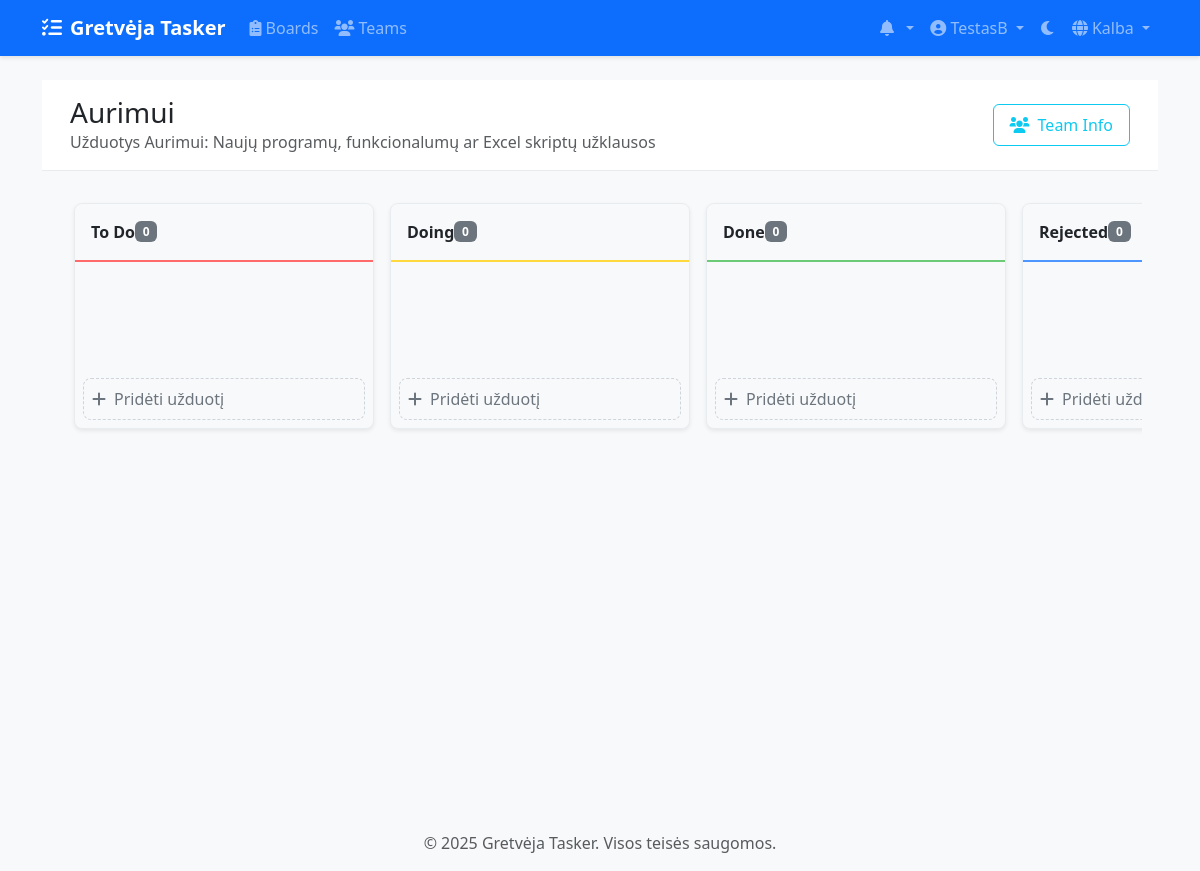
Page /lt/boards/2/ (signed in) on the earlier database version.
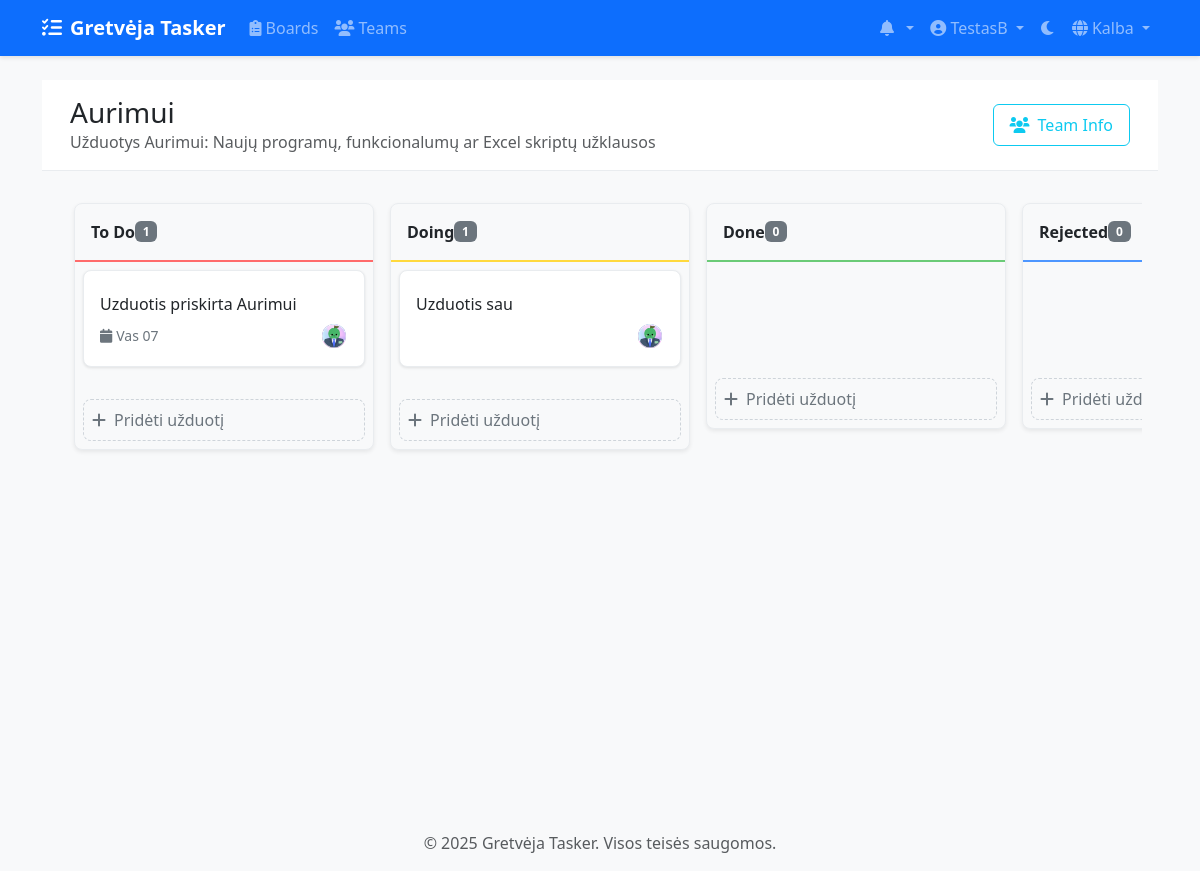
Same page on the later database version.
### accounts/models.py (models this page shows, shortened)
class CustomUser(AbstractUser):
    email = models.EmailField(_('email address'), unique=True)
    avatar = models.ImageField(upload_to='avatars/', null=True, blank=True)
    bio = models.TextField(max_length=500, blank=True)
    theme_preference = models.CharField(
        max_length=10,
        choices=[('light', 'Light'), ('dark', 'Dark')],
        default='light'
    )
    notification_preferences = models.JSONField(
        default=dict,
        help_text=_('User notification preferences')
    )
    class Meta:
        verbose_name = _('user')
        verbose_name_plural = _('users')

### boards/models.py (models this page shows, shortened)
class Board(models.Model):
    title = models.CharField(max_length=200)
    description = models.TextField(blank=True)
    created_at = models.DateTimeField(auto_now_add=True)
    updated_at = models.DateTimeField(auto_now=True)
    owner = models.ForeignKey(
        settings.AUTH_USER_MODEL,
        on_delete=models.CASCADE,
        related_name='owned_boards'
    )
    team = models.ForeignKey(
        Team,
        on_delete=models.CASCADE,
        related_name='boards',
        null=True,
        blank=True
    )

class Column(models.Model):
    COLUMN_TYPES = [
        ('todo', 'Padaryti'),
        ('doing', 'Daroma'),
        ('done', 'Atlikta'),
        ('rejected', 'Atmesta'),
    ]
    board = models.ForeignKey(Board, on_delete=models.CASCADE, related_name='columns')
    title = models.CharField(max_length=100)
    type = models.CharField(max_length=20, choices=COLUMN_TYPES)
    position = models.PositiveIntegerField()
    color = ColorField(default='#FF0000')
    class Meta:
        ordering = ['position']

class Task(models.Model):
    PRIORITY_CHOICES = [
        ('low', 'Low'),
        ('medium', 'Medium'),
        ('high', 'High'),
    ]
    title = models.CharField(max_length=200)
    description = models.TextField(blank=True)
    column = models.ForeignKey(Column, on_delete=models.CASCADE, related_name='tasks')
    created_by = models.ForeignKey(
        settings.AUTH_USER_MODEL,
        on_delete=models.CASCADE,
        related_name='created_tasks'
    )
    assigned_to = models.ForeignKey(
        settings.AUTH_USER_MODEL,
        on_delete=models.SET_NULL,
        null=True,
        blank=True,
        related_name='assigned_tasks'
    )
    created_at = models.DateTimeField(auto_now_add=True)
    updated_at = models.DateTimeField(auto_now=True)
    due_date = models.DateTimeField(null=True, blank=True)
    priority = models.CharField(
        max_length=10,
        choices=PRIORITY_CHOICES,
        default='medium'
    )
    position = models.PositiveIntegerField()
    labels = models.ManyToManyField('Label', blank=True)
    class Meta:
        ordering = ['position']

### boards/views/board_views.py (the view)
# urls.py: path('<int:board_id>/', views.board_detail, name='board_detail'),
@login_required
def board_detail(request, board_id):
    board = get_object_or_404(Board, id=board_id)
    if not can_view_board(request.user, board):
        messages.error(request, "You don't have access to this board.")
        return redirect('boards:board_list')
    stats = BoardService.get_board_stats(board)
    users = BoardService.get_board_members(board)
    is_team_admin = False
    pending_invitations = None
    if board.team:
        is_team_admin = board.team.teammembership_set.filter(
            user=request.user,
            role='admin'
        ).exists()
        if is_team_admin:
            pending_invitations = board.team.invitations.filter(status='pending')
    return render(request, 'boards/board_detail.html', {
        'board': board,
        'progress': stats['progress'],
        'users': users,
        'is_admin': is_team_admin,
        'pending_invitations': pending_invitations,
        'is_team_member': board.team and request.user in board.team.members.all()
    })

### boards/permissions.py (called while the page is built)
def can_view_board(user, board):
    return (board.owner == user or
            (board.team and user in board.team.members.all()))

### boards/services/board_service.py (called while the page is built)
    @staticmethod
    def get_board_stats(board):
        total_tasks = board.columns.aggregate(
            total=Count('tasks')
        )['total']
        completed_tasks = board.columns.filter(
            type='done'
        ).aggregate(
            done=Count('tasks')
        )['done']
        progress = int((completed_tasks / total_tasks * 100) if total_tasks > 0 else 0)
        return {
            'total_tasks': total_tasks,
            'completed_tasks': completed_tasks,
            'progress': progress
        }

    @staticmethod
    def get_board_members(board):
        if board.team:
            return board.team.members.filter(is_active=True)
        return board.owner._meta.model.objects.filter(
            id__in=[board.owner.id]
        )

### templates/boards/board_detail.html (shortened to what this page needs)
{% extends 'base.html' %}
{% load static %}
{% load i18n %}
{% block content %}
<div class="board-header">
    <div class="container-fluid">
        <div class="row align-items-center">
            <div class="col">
                <h1 class="h3 mb-0">{{ board.title }}</h1>
                {% if board.description %}
                    <p class="text-muted mb-0">{{ board.description }}</p>
                {% endif %}
            </div>
            <div class="col-auto">
                <div class="btn-group">
                    {% if board.team %}
                        {% if is_team_member %}
                            <button type="button" class="btn btn-outline-info" data-bs-toggle="modal" data-bs-target="#teamInfoModal">
                                <i class="fas fa-users me-2"></i>{% trans "Team Info" %}
                            </button>
                        {% endif %}
                    {% endif %}
                </div>
            </div>
        </div>
    </div>
</div>
<div class="kanban-container">
    <div class="column-container">
        {% for column in board.columns.all %}
            <div class="kanban-column">
                <div class="column-header {{ column.type }}" data-column-id="{{ column.id }}">
                    <div class="d-flex justify-content-between align-items-center">
                        <span>{{ column.title }}</span>
                        <span class="badge bg-secondary">{{ column.tasks.count }}</span>
                    </div>
                </div>
                <div class="task-list" data-column-id="{{ column.id }}">
                    {% for task in column.tasks.all %}
                        <div class="task" id="task-{{ task.id }}" draggable="true" data-task-id="{{ task.id }}">
                            <h6 class="mb-2">
                                <a href="{% url 'boards:task_detail' task_id=task.id %}" class="text-decoration-none text-reset">
                                    {{ task.title }}
                                </a>
                            </h6>
                            <div class="task-meta">
                                {% if task.due_date %}
                                    <span><i class="fas fa-calendar"></i>{{ task.due_date|date:"M d" }}</span>
                                {% endif %}
                                {% if task.assigned_to %}
                                    <div class="member-avatar ms-auto" title="{{ task.assigned_to.get_full_name|default:task.assigned_to.username }}">
                                        {% if task.assigned_to.avatar %}
                                            <img src="{{ task.assigned_to.avatar.url }}" alt="{{ task.assigned_to.username }}" class="img-fluid">
                                        {% else %}
                                            <div class="w-100 h-100 d-flex align-items-center justify-content-center bg-primary text-white">
                                                {{ task.assigned_to.username|make_list|first|upper }}
                                            </div>
                                        {% endif %}
                                    </div>
                                {% endif %}
                            </div>
                        </div>
                    {% endfor %}
                </div>
                <div class="p-2">
                    <button type="button" class="add-task-btn" data-bs-toggle="modal" data-bs-target="#createTaskModal" data-column-id="{{ column.id }}">
                        <i class="fas fa-plus me-2"></i>{% trans "Add Task" %}
                    </button>
                </div>
            </div>
        {% endfor %}
    </div>
</div>
{% endblock %}

### templates/base.html (shortened to what this page needs)
{% load static %}
{% load compress %}
{% load i18n %}
<!DOCTYPE html>
<html lang="{{ LANGUAGE_CODE }}" data-bs-theme="light">
<head>
    <link href="https://cdn.jsdelivr.net/npm/bootstrap@5.3.2/dist/css/bootstrap.min.css" rel="stylesheet">
    <link href="https://cdnjs.cloudflare.com/ajax/libs/font-awesome/6.0.0/css/all.min.css" rel="stylesheet">
    <link href="https://cdn.jsdelivr.net/npm/select2@4.1.0-rc.0/dist/css/select2.min.css" rel="stylesheet">
    <link href="https://cdn.jsdelivr.net/npm/select2-bootstrap-5-theme@1.3.0/dist/select2-bootstrap-5-theme.min.css" rel="stylesheet">
    {% compress css %}
    <link href="{% static 'css/style.css' %}" rel="stylesheet">
    {% endcompress %}
</head>
<body>
    <nav class="navbar navbar-expand-lg navbar-dark bg-primary">
        <div class="container">
            <a class="navbar-brand" href="{% url 'home' %}">
                <i class="fas fa-tasks me-2"></i>Gretvėja Tasker
            </a>
            <div class="collapse navbar-collapse" id="navbarNav">
                <ul class="navbar-nav me-auto">
                    {% if user.is_authenticated %}
                        <li class="nav-item">
                            <a class="nav-link" href="{% url 'boards:board_list' %}">
                                <i class="fas fa-clipboard-list me-1"></i>Boards
                            </a>
                        </li>
                        <li class="nav-item">
                            <a class="nav-link" href="{% url 'teams:team_list' %}">
                                <i class="fas fa-users me-1"></i>Teams
                            </a>
                        </li>
                    {% endif %}
                </ul>
                <ul class="navbar-nav">
                    {% if user.is_authenticated %}
                        <li class="nav-item dropdown">
                            <a class="nav-link dropdown-toggle" href="#" id="notificationsDropdown" role="button" data-bs-toggle="dropdown">
                                <i class="fas fa-bell me-1"></i>
                            </a>
                        </li>
                        <li class="nav-item dropdown">
                            <a class="nav-link dropdown-toggle" href="#" id="userDropdown" role="button" data-bs-toggle="dropdown">
                                {% if user.avatar %}
                                    <img src="{{ user.avatar.url }}" alt="Avatar" class="rounded-circle" width="24" height="24">
                                {% else %}
                                    <i class="fas fa-user-circle"></i>
                                {% endif %}
                                {{ user.username }}
                            </a>
                        </li>
                    {% endif %}
                    <li class="nav-item">
                        <button class="btn nav-link" id="theme-toggle">
                            <i class="fas fa-moon"></i>
                        </button>
                    </li>
                    <li class="nav-item dropdown">
                        <a class="nav-link dropdown-toggle" href="#" id="languageDropdown" role="button" data-bs-toggle="dropdown">
                            <i class="fas fa-globe me-1"></i>{% trans "Language" %}
                        </a>
                                {% get_current_language as CURRENT_LANGUAGE %}
                                {% get_available_languages as LANGUAGES %}
                    </li>
                </ul>
            </div>
        </div>
    </nav>
    <main class="container my-4">
        {% block content %}{% endblock %}
    </main>
    <footer class="footer mt-auto py-3 bg-light">
        <div class="container text-center">
            <span class="text-muted">© {% now "Y" %} Gretvėja Tasker. {% trans "All rights reserved." %}</span>
        </div>
    </footer>
</body>
</html>

### static/css/style.css (style rules this page uses)
:root { --primary-color: #0d6efd; --secondary-color: #6c757d; --success-color: #198754; --info-color: #0dcaf0; --warning-color: #ffc107; --danger-color: #dc3545; --light-color: #f8f9fa; --dark-color: #212529; --todo-color: #ff6b6b; --doing-color: #ffd93d; --done-color: #6bcb77; --rejected-color: #4d96ff; }
body { min-height: 100vh; display: flex; flex-direction: column; background-color: var(--bs-gray-100); }
main { flex: 1; }
.navbar { box-shadow: 0 2px 4px rgba(0,0,0,0.1); }
.navbar-brand { font-weight: bold; }
.kanban-column { min-width: 300px; background: var(--bs-white); border-radius: 0.5rem; box-shadow: 0 0.125rem 0.25rem rgba(0,0,0,0.075); display: flex; flex-direction: column; }
.column-header { padding: 1rem; font-weight: 600; border-bottom: 2px solid; display: flex; justify-content: space-between; align-items: center; }
.task-list { flex: 1; min-height: 100px; padding: 1rem; overflow-y: auto; }
.btn { border-radius: 0.375rem; padding: 0.5rem 1rem; font-weight: 500; transition: all 0.2s ease; }
.member-avatar { width: 32px; height: 32px; border-radius: 50%; margin-left: -8px; border: 2px solid var(--bs-white); overflow: hidden; transition: transform 0.2s ease; }
.add-task-btn { width: 100%; padding: 0.75rem; text-align: left; color: var(--bs-gray-600); background: transparent; border: 2px dashed var(--bs-gray-300); border-radius: 0.5rem; transition: all 0.2s ease; }
.column-header.todo { border-color: var(--todo-color); }
.column-header.doing { border-color: var(--doing-color); }
.column-header.done { border-color: var(--done-color); }
.column-header.rejected { border-color: var(--rejected-color); }

### templates/boards/board_detail.html (style rules this page uses)
.kanban-container { min-height: calc(100vh - 180px); padding: 1rem; background: var(--bs-gray-100); }
.board-header { padding: 1rem; background: var(--bs-white); border-bottom: 1px solid var(--bs-gray-200); }
.column-container { display: flex; gap: 1rem; overflow-x: auto; padding: 1rem; align-items: flex-start; }
.kanban-column { flex: 0 0 300px; background: var(--bs-gray-100); border-radius: 0.5rem; border: 1px solid var(--bs-gray-200); }
.column-header { padding: 1rem; border-bottom: 2px solid; font-weight: 600; }
.task-list { min-height: 100px; padding: 0.5rem; transition: background-color 0.2s ease; }
.task { background: var(--bs-white); border-radius: 0.5rem; padding: 1rem; margin-bottom: 0.5rem; box-shadow: 0 1px 3px rgba(0,0,0,0.1); cursor: grab; border: 1px solid var(--bs-gray-200); transition: transform 0.2s ease, box-shadow 0.2s ease; }
.member-avatar { width: 28px; height: 28px; border-radius: 50%; margin-left: -0.5rem; border: 2px solid var(--bs-white); background: var(--bs-gray-200); overflow: hidden; }
.task-meta { display: flex; align-items: center; gap: 1rem; margin-top: 0.5rem; color: var(--bs-gray-600); font-size: 0.875rem; }
.task-meta i { margin-right: 0.25rem; }
.add-task-btn { width: 100%; padding: 0.5rem; text-align: left; color: var(--bs-gray-600); background: transparent; border: 1px dashed var(--bs-gray-400); border-radius: 0.5rem; margin-top: 0.5rem; transition: all 0.2s ease-in-out; position: relative; z-index: 1; }

Differences in the rows shown:
computed for Column "To Do": tasks.count "0" → "1"
added Task: title "Uzduotis priskirta Aurimui", due_date "Vas 07", assigned_to.avatar (picture), shown under Column "To Do"
computed for Column "Doing": tasks.count "0" → "1"
added Task: title "Uzduotis sau", assigned_to.avatar (picture), shown under Column "Doing"
